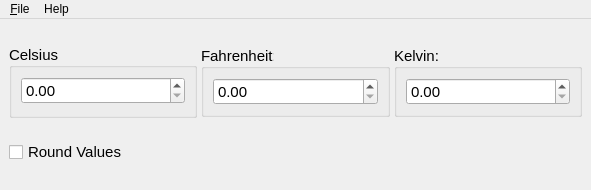
<?xml version="1.0" encoding="UTF-8"?>
<ui version="4.0">
 <class>MainWindow</class>
 <widget class="QMainWindow" name="MainWindow">
  <property name="geometry">
   <rect>
    <x>0</x>
    <y>0</y>
    <width>591</width>
    <height>190</height>
   </rect>
  </property>
  <property name="windowTitle">
   <string>Unit Converter</string>
  </property>
  <property name="layoutDirection">
   <enum>Qt::LayoutDirection::LeftToRight</enum>
  </property>
  <property name="tabShape">
   <enum>QTabWidget::TabShape::Triangular</enum>
  </property>
  <widget class="QWidget" name="centralwidget">
   <layout class="QVBoxLayout" name="verticalLayout">
    <item>
     <layout class="QHBoxLayout" name="horizontalLayout_2">
      <property name="spacing">
       <number>4</number>
      </property>
      <property name="bottomMargin">
       <number>0</number>
      </property>
      <item>
       <widget class="QGroupBox" name="groupBoxCelsius">
        <property name="sizePolicy">
         <sizepolicy hsizetype="Preferred" vsizetype="Fixed">
          <horstretch>0</horstretch>
          <verstretch>0</verstretch>
         </sizepolicy>
        </property>
        <property name="font">
         <font>
          <pointsize>11</pointsize>
          <bold>false</bold>
         </font>
        </property>
        <property name="title">
         <string>Celsius</string>
        </property>
        <property name="alignment">
         <set>Qt::AlignmentFlag::AlignLeading|Qt::AlignmentFlag::AlignLeft|Qt::AlignmentFlag::AlignVCenter</set>
        </property>
        <property name="flat">
         <bool>false</bool>
        </property>
        <layout class="QHBoxLayout" name="horizontalLayout">
         <property name="bottomMargin">
          <number>11</number>
         </property>
         <item>
          <widget class="QDoubleSpinBox" name="spinBoxCelsius">
           <property name="sizePolicy">
            <sizepolicy hsizetype="Preferred" vsizetype="Fixed">
             <horstretch>0</horstretch>
             <verstretch>0</verstretch>
            </sizepolicy>
           </property>
           <property name="prefix">
            <string/>
           </property>
           <property name="suffix">
            <string/>
           </property>
           <property name="singleStep">
            <double>1.000000000000000</double>
           </property>
          </widget>
         </item>
        </layout>
       </widget>
      </item>
      <item>
       <widget class="QGroupBox" name="groupBoxFahrenheit">
        <property name="sizePolicy">
         <sizepolicy hsizetype="Preferred" vsizetype="Fixed">
          <horstretch>0</horstretch>
          <verstretch>0</verstretch>
         </sizepolicy>
        </property>
        <property name="font">
         <font>
          <pointsize>11</pointsize>
          <bold>false</bold>
         </font>
        </property>
        <property name="title">
         <string>Fahrenheit:</string>
        </property>
        <property name="alignment">
         <set>Qt::AlignmentFlag::AlignLeading|Qt::AlignmentFlag::AlignLeft|Qt::AlignmentFlag::AlignVCenter</set>
        </property>
        <property name="flat">
         <bool>false</bool>
        </property>
        <layout class="QHBoxLayout" name="horizontalLayout_5">
         <item>
          <widget class="QDoubleSpinBox" name="spinBoxFahrenheit"/>
         </item>
        </layout>
       </widget>
      </item>
      <item>
       <widget class="QGroupBox" name="groupBoxKelvin">
        <property name="sizePolicy">
         <sizepolicy hsizetype="Preferred" vsizetype="Fixed">
          <horstretch>0</horstretch>
          <verstretch>0</verstretch>
         </sizepolicy>
        </property>
        <property name="font">
         <font>
          <pointsize>11</pointsize>
          <bold>false</bold>
         </font>
        </property>
        <property name="title">
         <string>Kelvin:</string>
        </property>
        <property name="alignment">
         <set>Qt::AlignmentFlag::AlignLeading|Qt::AlignmentFlag::AlignLeft|Qt::AlignmentFlag::AlignVCenter</set>
        </property>
        <property name="flat">
         <bool>false</bool>
        </property>
        <layout class="QHBoxLayout" name="horizontalLayout_7">
         <item>
          <widget class="QDoubleSpinBox" name="spinBoxKelvin"/>
         </item>
        </layout>
       </widget>
      </item>
     </layout>
    </item>
    <item>
     <layout class="QHBoxLayout" name="horizontalLayout_3">
      <item>
       <widget class="QCheckBox" name="checkBox">
        <property name="font">
         <font>
          <pointsize>11</pointsize>
         </font>
        </property>
        <property name="text">
         <string>Round Values</string>
        </property>
        <property name="tristate">
         <bool>false</bool>
        </property>
       </widget>
      </item>
      <item>
       <spacer name="horizontalSpacer">
        <property name="orientation">
         <enum>Qt::Orientation::Horizontal</enum>
        </property>
        <property name="sizeHint" stdset="0">
         <size>
          <width>40</width>
          <height>20</height>
         </size>
        </property>
       </spacer>
      </item>
     </layout>
    </item>
   </layout>
  </widget>
  <widget class="QMenuBar" name="menubar">
   <property name="geometry">
    <rect>
     <x>0</x>
     <y>0</y>
     <width>591</width>
     <height>25</height>
    </rect>
   </property>
   <widget class="QMenu" name="menuFile">
    <property name="title">
     <string>&amp;File</string>
    </property>
    <addaction name="separator"/>
    <addaction name="exit"/>
   </widget>
   <widget class="QMenu" name="menuHelp">
    <property name="title">
     <string>Help</string>
    </property>
   </widget>
   <addaction name="menuFile"/>
   <addaction name="menuHelp"/>
  </widget>
  <action name="exit">
   <property name="text">
    <string>&amp;Exit</string>
   </property>
  </action>
 </widget>
 <resources/>
 <connections/>
</ui>
